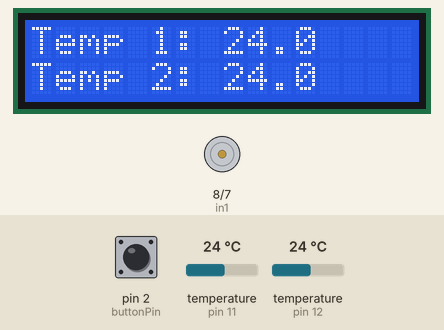
Recording of a sketch running on a simulated Arduino Uno, built with avr-gcc and run on an emulated ATmega328P. Shown: 16×2 character LCD, motor-driver pin pairs drawn as motors (green arrow = first pin HIGH = forward, orange = second pin HIGH = backward, longer = more drive, scaled by the enable pin). The inputs (shaded band) are chosen by the test bench; at power-on: pin 2 (buttonPin) LOW, temperature (sensors on pin 11, pin 12) 24 °C.

Above: at 2.8 s.
2.9 s: pin 2 (buttonPin) pulled HIGH for 2.35 s
At 5.0 s:
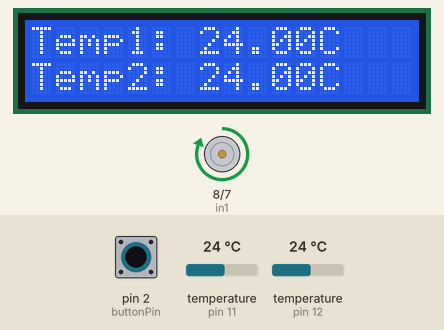
7.7 s: pin 2 (buttonPin) pulled HIGH for 2.35 s
At 9.3 s:
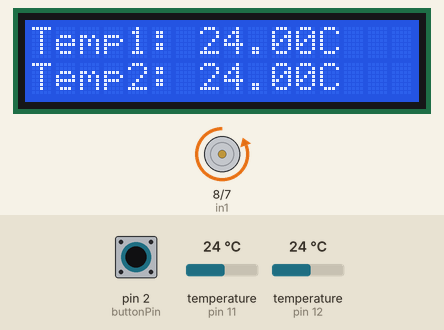
12.2 s: temperature (sensor on pin 11) set to 12 °C
At 13.1 s:
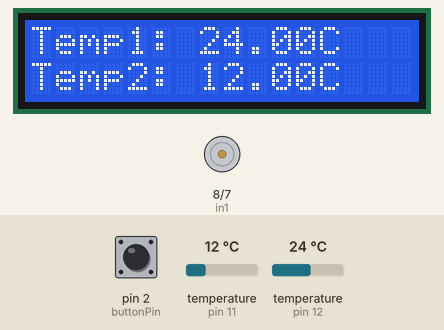
14.9 s: temperature (sensor on pin 12) set to 12 °C
At 17.6 s:
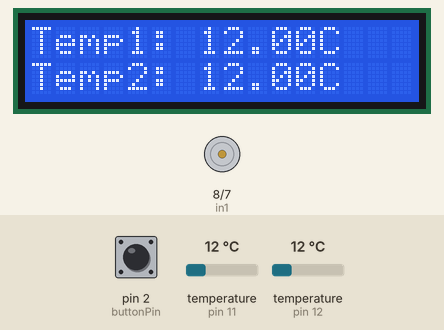
17.9 s: temperature (sensor on pin 11) set to 19 °C
At 18.9 s:
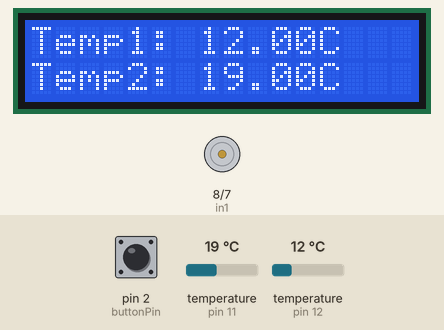
20.6 s: temperature (sensor on pin 12) set to 19 °C
At 23.6 s:
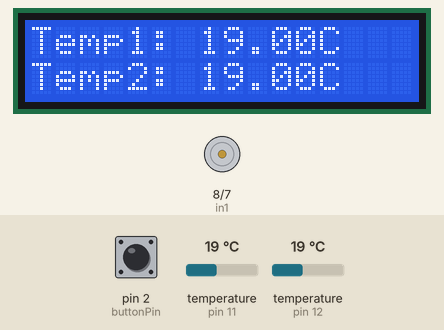
Timing chart, 0 to 25.0 s (numbered marks = the images above; inputs shaded):
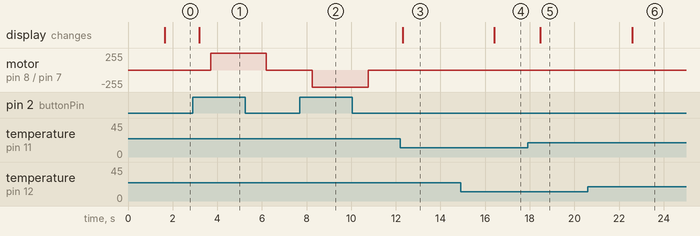

Measured:
- after the input at 2.9 s, motor on pin 8 (in1) / pin 7 (in2): stopped → forward 255/255 after 0.80 s, → stopped 2.5 s later
- after the input at 7.7 s, motor on pin 8 (in1) / pin 7 (in2): stopped → backward 255/255 after 0.56 s, → stopped 2.5 s later
- after the input at 12.2 s, the display: changes after 0.11 s (image 3)
- after the input at 14.9 s, the display: changes after 1.5 s (image 4)
- after the input at 17.9 s, the display: changes after 0.57 s (image 5)
- after the input at 20.6 s, the display: changes after 2.0 s (image 6)

The sketch:

Valve_TempSensors.ino
```cpp
#include <DallasTemperature.h>
#include <OneWire.h>
#include <LiquidCrystal_I2C.h>


#define ONE_WIRE_BUS_1 12
#define ONE_WIRE_BUS_2 11
int enA = 9;
int in1 = 8;
int in2 = 7;
const int buttonPin = 2;
const int ledPin = 13;

bool closed = 0;
int buttonState = 0;

OneWire oneWire_1(ONE_WIRE_BUS_1);
OneWire oneWire_2(ONE_WIRE_BUS_2);
DallasTemperature sensors_1(&oneWire_1);
DallasTemperature sensors_2(&oneWire_2);


LiquidCrystal_I2C lcd(0x27, 16, 2);


float temp1, temp2;


bool displayTemp1 = true;

void setup() {
  Serial.begin(9600);

  sensors_1.begin();
  sensors_2.begin();
  lcd.init();
  lcd.backlight();


  sensors_1.requestTemperatures();
  sensors_2.requestTemperatures();
  temp1 = sensors_1.getTempCByIndex(0);
  temp2 = sensors_2.getTempCByIndex(0);


  lcd.setCursor(0, 0);
  lcd.print("Temp 1: ");
  lcd.print(temp1, 1);
  lcd.setCursor(0, 1);
  lcd.print("Temp 2: ");
  lcd.print(temp2, 1);

  pinMode(enA, OUTPUT);
  pinMode(in1, OUTPUT);
  pinMode(in2, OUTPUT);
  pinMode(buttonPin, INPUT);


  digitalWrite(in1, LOW);
  digitalWrite(in2, LOW);
}

void loop() {

  directionControl();
  sensors_1.requestTemperatures();
  sensors_2.requestTemperatures();
  temp1 = sensors_1.getTempCByIndex(0);
  temp2 = sensors_2.getTempCByIndex(0);

  lcd.setCursor(0, 0);
  lcd.print("Temp1: ");
  lcd.print(temp1);
  lcd.print("C");

  lcd.setCursor(0, 1);
  lcd.print("Temp2: ");
  lcd.print(temp2);
  lcd.print("C");


  delay(500);
}

void directionControl() {

  bool pressed = 0;
  buttonState = digitalRead(buttonPin);
  if (buttonState == HIGH) {
    pressed = 1;
    if (closed == 0) {
      closed = 1;
    } else {
      closed = 0;
    }
  }

  if (closed == 0 && pressed == 1) {
    analogWrite(enA, 255);
    digitalWrite(in1, LOW);
    digitalWrite(in2, HIGH);
    delay(2500);
    digitalWrite(in1, LOW);
    digitalWrite(in2, LOW);
  }

  if (closed == 1 && pressed == 1) {
    analogWrite(enA, 255);
    digitalWrite(in1, HIGH);
    digitalWrite(in2, LOW);
    delay(2500);
    digitalWrite(in1, LOW);
    digitalWrite(in2, LOW);
  }
}
```
